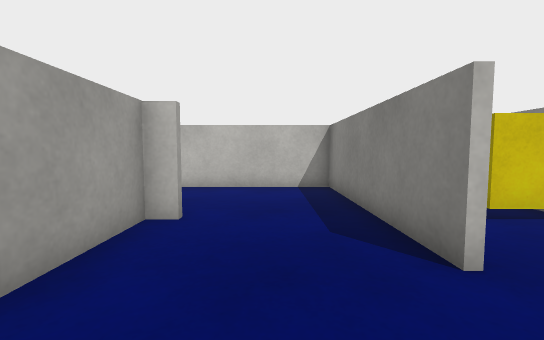
[1] (above)

12 first-person views from a walk through a 3-D level made in the Unity game engine. The camera is 0.6 m above the floor, tilts 4° down and sees 90° across. The floor is counted in squares, 0.5 m on a side. Each view is taken from the middle of a square. On the plan, view 1 faces up. The plan holds only what a view shows up to about 12 squares ahead; the rest is blank. Surface patterns are stand-ins for the level's own textures.

[2]
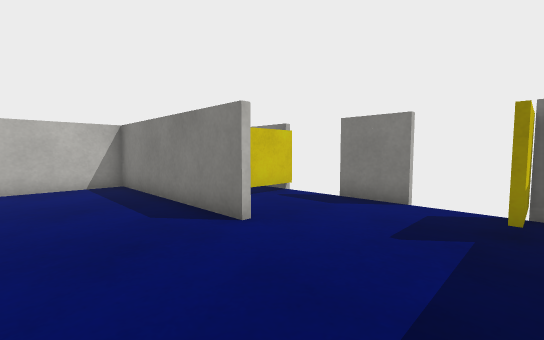

[3]
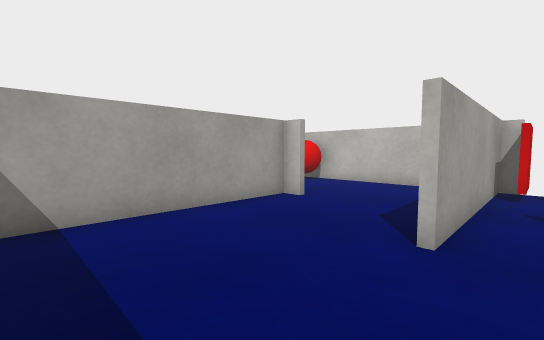

[4]
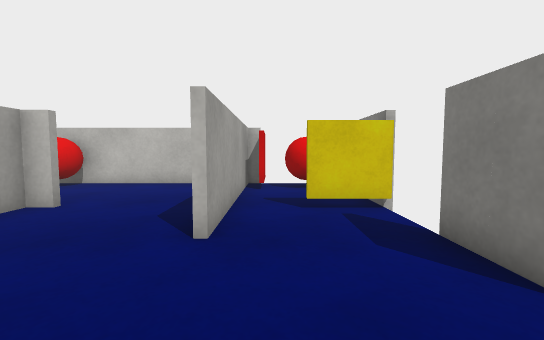

[5]
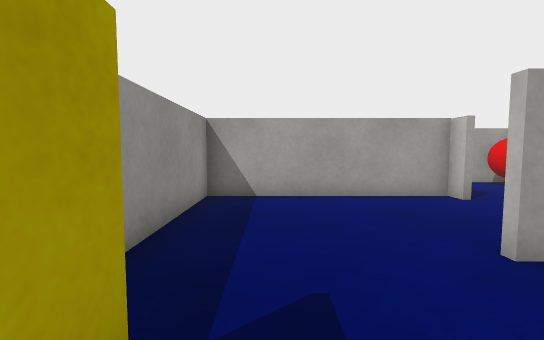

[6]
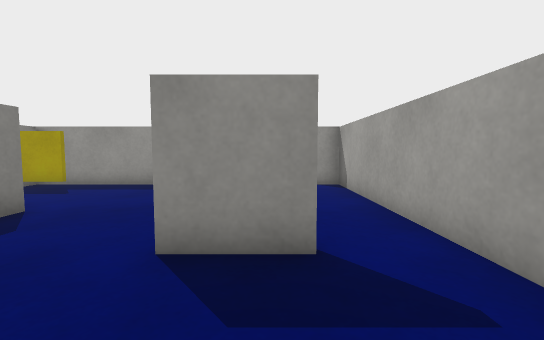

[7]
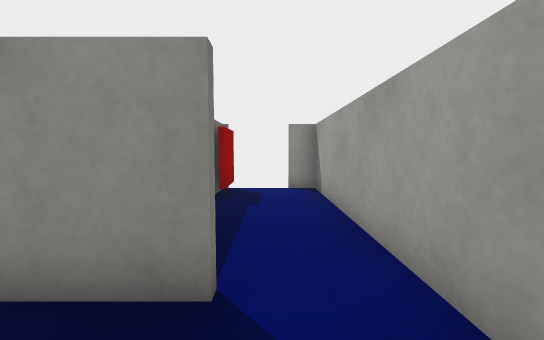

[8]
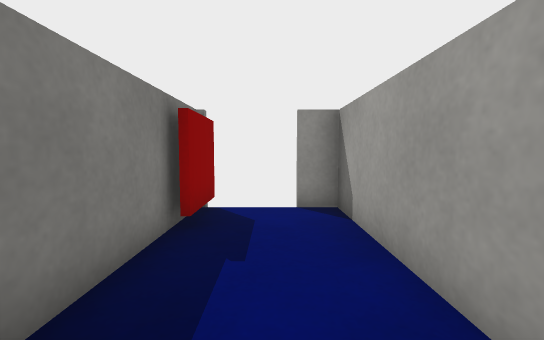

[9]
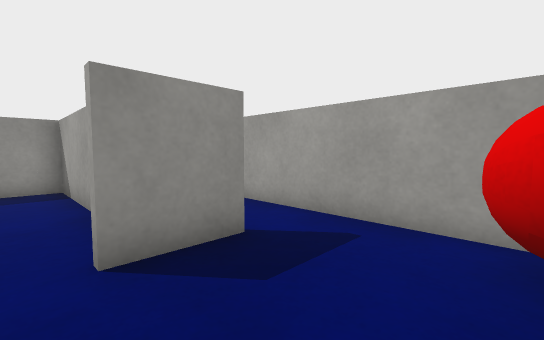

[10]
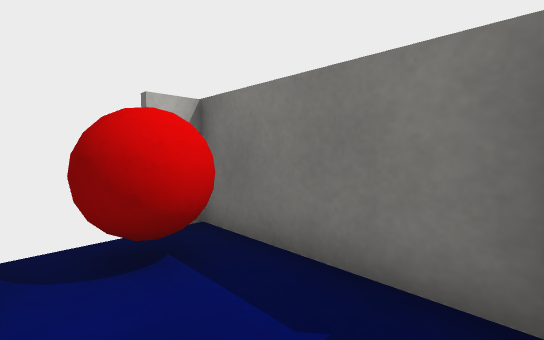

[11]
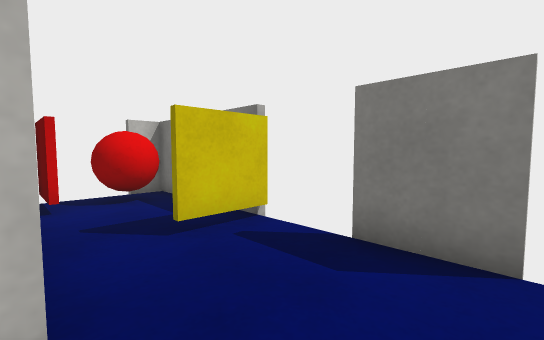

[12]
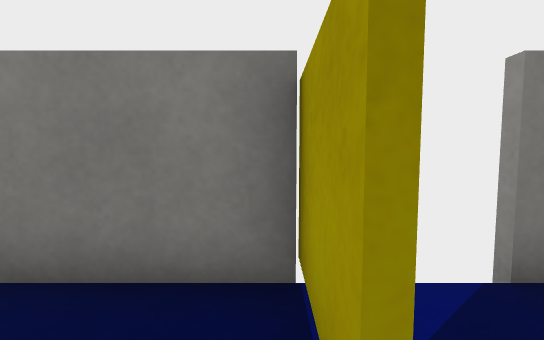

### Floor plan
Points are (right, up) in squares from view 1. A wall is a line through its corners. A room is listed if a view was taken in it or the views show most of it. See-through windows are left out.
Room 1 (views 1, 2, 3, 4, 5, 6, 7, 8, 9, 10, 11, 12)
walls: (-2.2, 4.6) (-2.2, -1.7) (4.5, -1.7); (1.9, 2.6) (1.9, 9.1) (-4.9, 9.1); (-3.6, 4.9) (-1.6, 4.9); (2.1, 5.6) (2.1, 2.6); (-2.4, -1.1) (-2.4, 2.5); (-2.8, -1.9) (-2.8, 0); (2.6, 7.4) (2.6, 9.1); (3.6, -0.7) (5, -0.7); (5.5, 4.6) (3.6, 4.6); (5.4, 1) (5.4, 2.9); (-5.4, 9) (-5.4, -1.7) (-4.5, -1.7)
ways out: opening at (3, 5); gap at (6, 1)
objects: red ball (-5, 8) to (-4, 8)

Positions as (right, up) in squares from view 1, and headings:
1: (0, 0), facing up
2: (-1, -1), facing up-right
3: (3, -1), facing up-left
4: (3, -1), facing up
5: (5, 0), facing left
6: (-3, 8), facing down
7: (-4, 7), facing down
8: (-4, 4), facing down
9: (-1, 8), facing down-left
10: (3, 5), facing up-right
11: (2, 1), facing up-right
12: (3, 5), facing right
